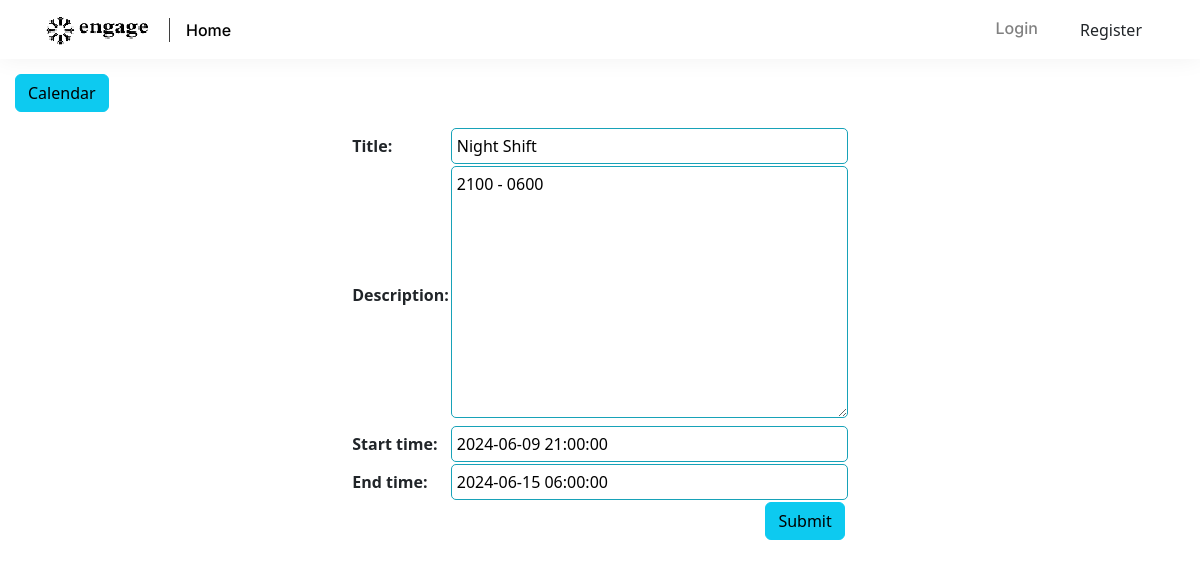
The page /calendarapp/event/edit/1/ on the database its author committed.
### calendarapp/models/event.py (models this page shows, shortened)
class Event(EventAbstract):
    user = models.ForeignKey(User, on_delete=models.CASCADE, related_name="events")
    title = models.CharField(max_length=200)
    description = models.TextField()
    start_time = models.DateTimeField()
    end_time = models.DateTimeField()
    objects = EventManager()

### calendarapp/views/other_views.py (the view)
# urls.py: path("event/edit/<int:pk>/", views.EventEdit.as_view(), name="event_edit"),
class EventEdit(generic.UpdateView):
    model = Event
    fields = ["title", "description", "start_time", "end_time"]
    template_name = "event.html"

### calendarapp/templates/event.html (shortened to what this page needs)
{% extends 'accounts/base.html' %}
{% block content %}
<div class="clearfix">
  <a class="btn btn-info left" href="{% url 'calendarapp:calendar' %}"> Calendar </a>
</div>
<form method="post">
  <table class="form form-table">
    {{ form }}
    <tr><td colspan="2"><button type="submit" class="btn btn-info right"> Submit </button></td></tr>
  </table>
</form>
{% endblock %}

### static/assets/css/style.css (style rules this page uses)
:root { --primary_font: "Rubik", sans-serif; --secondary_font: "Inter", sans-serif; --primary_color: #3F3F3F; --secondary_color: #7839EE; --accent_color: #FBFBFB; --text_color: #818181; --default_color: #FFFFFF; --color_one: #EDE4FE; --primary_bg: #FAF7FE; }
html { scroll-behavior: smooth; min-height: 100vh; }
body { overflow-x: hidden; }
a { text-decoration: none; }
.btn { color: var(--secondary_color); font-size: 18px; font-family: var(--secondary_font); font-weight: 600; text-transform: capitalize; padding: 10px 36px 9px; border-radius: 4px; border: 1px solid var(--color_one); background: var(--color_one); transition: 0.4s all ease; }

### static/ecalendar/css/styles.css (style rules this page uses)
body { font-family: "ptsans", "Lato", "Helvetica Neue", Helvetica, Arial, sans-serif; }
.left { float: left; }
.right { float: right; }
.btn { outline: none; color: black; background-color: transparent; box-shadow: 0 0 0 0; margin-right: 3px; }
.clearfix { margin: 15px; }
.form { margin: auto; }
.form input, .form select, .form textarea { border-radius: 5px; border: 1px solid #17a2b8; outline: none; background: none; padding: 5px; width: 100%; }
a { color: #17a2b8; }

### static/assets/css/responsive.css (style rules this page uses)
@media only screen and (min-width:1200px) and (max-width:1500px) { .btn { font-size: 16px; } }

### rows shown on the page
Event: title "Night Shift", description "2100 - 0600", start_time "2024-06-09 21:00:00", end_time "2024-06-15 06:00:00"
